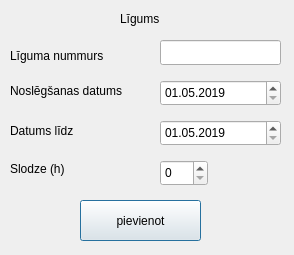
<?xml version="1.0" encoding="UTF-8"?>
<ui version="4.0">
 <class>pievienot_ligums</class>
 <widget class="QDialog" name="pievienot_ligums">
  <property name="geometry">
   <rect>
    <x>0</x>
    <y>0</y>
    <width>294</width>
    <height>255</height>
   </rect>
  </property>
  <property name="windowTitle">
   <string>Pievienot līgumu</string>
  </property>
  <widget class="QLabel" name="label_20">
   <property name="geometry">
    <rect>
     <x>10</x>
     <y>40</y>
     <width>131</width>
     <height>31</height>
    </rect>
   </property>
   <property name="text">
    <string>Līguma nummurs </string>
   </property>
   <property name="wordWrap">
    <bool>true</bool>
   </property>
  </widget>
  <widget class="QPushButton" name="pievienot_lig">
   <property name="geometry">
    <rect>
     <x>80</x>
     <y>200</y>
     <width>121</width>
     <height>41</height>
    </rect>
   </property>
   <property name="text">
    <string>pievienot</string>
   </property>
  </widget>
  <widget class="QDateEdit" name="mosl_datums">
   <property name="geometry">
    <rect>
     <x>160</x>
     <y>80</y>
     <width>121</width>
     <height>26</height>
    </rect>
   </property>
   <property name="dateTime">
    <datetime>
     <hour>0</hour>
     <minute>0</minute>
     <second>0</second>
     <year>2019</year>
     <month>5</month>
     <day>1</day>
    </datetime>
   </property>
   <property name="displayFormat">
    <string>dd.MM.yyyy</string>
   </property>
  </widget>
  <widget class="QLabel" name="label_21">
   <property name="geometry">
    <rect>
     <x>120</x>
     <y>10</y>
     <width>67</width>
     <height>17</height>
    </rect>
   </property>
   <property name="text">
    <string>Līgums</string>
   </property>
  </widget>
  <widget class="QLabel" name="label_19">
   <property name="geometry">
    <rect>
     <x>10</x>
     <y>70</y>
     <width>151</width>
     <height>41</height>
    </rect>
   </property>
   <property name="text">
    <string>Noslēgšanas datums</string>
   </property>
   <property name="wordWrap">
    <bool>true</bool>
   </property>
  </widget>
  <widget class="QLineEdit" name="lig_nr">
   <property name="geometry">
    <rect>
     <x>160</x>
     <y>40</y>
     <width>121</width>
     <height>25</height>
    </rect>
   </property>
   <property name="text">
    <string/>
   </property>
   <property name="maxLength">
    <number>10</number>
   </property>
  </widget>
  <widget class="QLabel" name="label_23">
   <property name="geometry">
    <rect>
     <x>10</x>
     <y>160</y>
     <width>131</width>
     <height>17</height>
    </rect>
   </property>
   <property name="text">
    <string>Slodze (h)</string>
   </property>
  </widget>
  <widget class="QLabel" name="label_22">
   <property name="geometry">
    <rect>
     <x>10</x>
     <y>110</y>
     <width>151</width>
     <height>41</height>
    </rect>
   </property>
   <property name="text">
    <string>Datums līdz</string>
   </property>
   <property name="wordWrap">
    <bool>true</bool>
   </property>
  </widget>
  <widget class="QDateEdit" name="mosl_datums_2">
   <property name="geometry">
    <rect>
     <x>160</x>
     <y>120</y>
     <width>121</width>
     <height>26</height>
    </rect>
   </property>
   <property name="dateTime">
    <datetime>
     <hour>0</hour>
     <minute>0</minute>
     <second>0</second>
     <year>2019</year>
     <month>5</month>
     <day>1</day>
    </datetime>
   </property>
   <property name="minimumTime">
    <time>
     <hour>0</hour>
     <minute>0</minute>
     <second>0</second>
    </time>
   </property>
   <property name="displayFormat">
    <string>dd.MM.yyyy</string>
   </property>
  </widget>
  <widget class="QSpinBox" name="spinBox">
   <property name="geometry">
    <rect>
     <x>160</x>
     <y>160</y>
     <width>48</width>
     <height>26</height>
    </rect>
   </property>
  </widget>
 </widget>
 <resources/>
 <connections/>
</ui>
